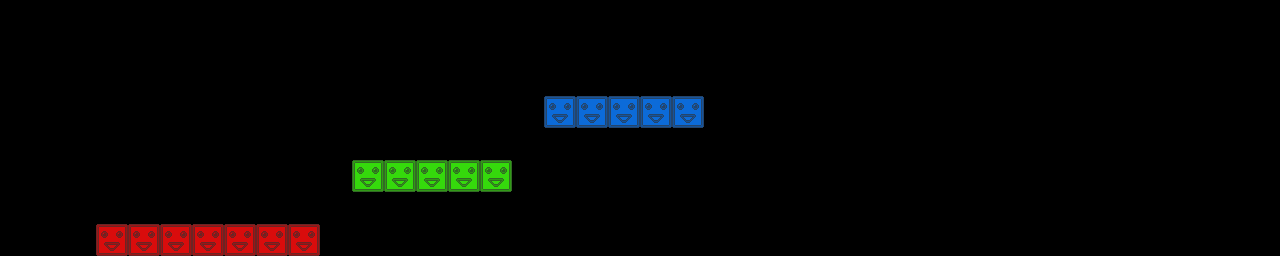

Rendered tile map (Tiled .tmx) drawn with the repository's tilesets; below, a short description and the map source with its tile grids summarised:
An orthogonal 40x8 tile map with 32x32 px tiles, 3 tile layers (blue, green, red) and 8 objects.

<map version="1.0" orientation="orthogonal" renderorder="right-down" width="40" height="8" tilewidth="32" tileheight="32" nextobjectid="12">
 <tileset firstgid="1" name="blocks" tilewidth="32" tileheight="32">
  <image source="blocks.png" width="96" height="32" />
 </tileset>
 <layer name="blue" width="40" height="8">
  <data>[320 cells, 5 non-empty, 1 distinct tile ids]</data>
 </layer>
 <layer name="green" width="40" height="8">
  <data>[320 cells, 5 non-empty, 1 distinct tile ids]</data>
 </layer>
 <layer name="red" width="40" height="8">
  <data>[320 cells, 7 non-empty, 1 distinct tile ids]</data>
 </layer>
 <objectgroup name="crystals">
  <object id="4" x="128.283" y="128.283">
   <ellipse />
  </object>
  <object id="5" x="161.616" y="128.283">
   <ellipse />
  </object>
  <object id="6" x="193.939" y="128.283">
   <ellipse />
  </object>
  <object id="7" x="224.242" y="128.283">
   <ellipse />
  </object>
  <object id="8" x="255.556" y="129.293">
   <ellipse />
  </object>
  <object id="9" x="213.131" y="191.919" width="23.2323" height="20.202">
   <ellipse />
  </object>
  <object id="10" x="186.869" y="203.03">
   <ellipse />
  </object>
  <object id="11" x="261.616" y="204.04">
   <ellipse />
  </object>
 </objectgroup>
</map>
